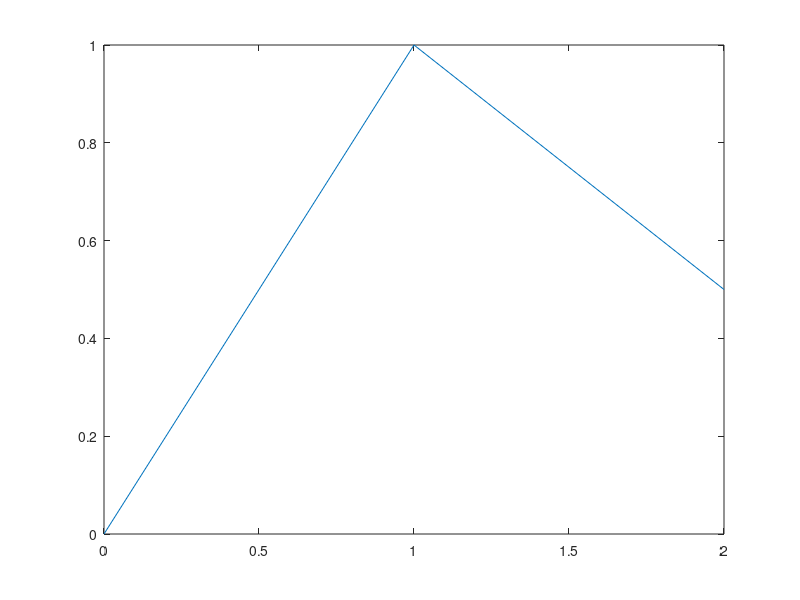

Recreate this plot in MATLAB. (Note: this script raises an error after producing the figure.)
function summary=runM70ApiContractTests(outputDirectory)
%RUNM70APICONTRACTTESTS Freeze-candidate public calls with a real compiler.
    root=fileparts(fileparts(mfilename('fullpath')));addpath(fullfile(root,'src'));
    if nargin<1,outputDirectory=fullfile(root,'.audit','m70-api');end
    if exist(outputDirectory,'dir')~=7,mkdir(outputDirectory);end
    f=figure('Visible','off','Color','w');c=onCleanup(@()close(f));
    a=axes('Parent',f);plot(a,[0 1 2],[0 1 .5]);set(a,'Color','w');
    original=jsonencode(m2t2.reader.readFigure(f));
    cases={'defaults',@defaults;'option_failures',@options;'collision',@collision; ...
        'publication',@publication;'rich_auto',@rich;'set_inheritance',@inheritance; ...
        'set_preflight',@preflight;'set_failure_skip',@skipped};
    rows=cell(size(cases,1),3);failures=0;
    for k=1:size(cases,1)
        try,cases{k,2}();state='PASS';detail='';
        catch err,state='FAIL';failures=failures+1;detail=regexprep([err.identifier ' ' err.message],'[\r\n\t]+',' ');end
        rows(k,:)={cases{k,1},state,detail};
    end
    assert(strcmp(original,jsonencode(m2t2.reader.readFigure(f))));
    p=fullfile(outputDirectory,'api-results.tsv');fid=fopen(p,'w');guard=onCleanup(@()fclose(fid));
    fprintf(fid,'case\tstatus\tdetail\n');for k=1:size(rows,1),fprintf(fid,'%s\t%s\t%s\n',rows{k,:});end;clear guard;
    fprintf('%s',fileread(p));assert(failures==0,'M7.0 API contract failed.');
    summary=struct('tests',size(rows,1),'failures',failures);fprintf('M70_API_CONTRACT_PASS: 8/8\n');clear c;
    function defaults()
        r=m2t.export(f,fullfile(outputDirectory,'plot.v1'),'Overwrite',true);shape(r);assert(r.success&&strcmp(r.status,'success'));
        assert(strcmp(r.capability,'supported')&&strcmp(r.profile.name,'none')&&strcmp(r.profile.width,'source'));
        assert(strcmp(r.render.imageBackend.requested,'vector')&&strcmp(r.render.imageBackend.reason,'explicit_vector'));
        expected=fullfile(outputDirectory,'plot.v1.tex');
        if isempty(regexp(expected,'^(?:[A-Za-z]:[\\/]|[\\/])','once')),expected=fullfile(pwd,expected);end
        assert(strcmp(r.texPath,expected)&&isempty(r.logPath)&&isempty(r.render.assets));
    end
    function options()
        pairs={{'Unknown',true},{'Overwrite',1},{'Width','source'},{'Profile','missing'},{'ImageBackend','invalid'}};
        codes={'M2T:E001:InvalidArgument','M2T:E001:InvalidArgument','M2T:PROFILE_WIDTH_INVALID','M2T:PROFILE_UNKNOWN','M2T:IMAGE_BACKEND_UNKNOWN'};
        for j=1:numel(pairs)
            r=m2t.export(f,fullfile(outputDirectory,'invalid'),pairs{j}{:});shape(r);
            assert(~r.success&&strcmp(r.status,'export_failed')&&strcmp(r.diagnostics(1).code,codes{j}));
        end
        assert(exist(fullfile(outputDirectory,'invalid.tex'),'file')~=2);
    end
    function collision()
        base=fullfile(outputDirectory,'plot.v1');before=fileread([base '.tex']);r=m2t.export(f,base);shape(r);
        assert(~r.success&&strcmp(r.diagnostics(1).code,'M2T:E003:OutputExists')&&strcmp(before,fileread([base '.tex'])));
    end
    function publication()
        r=m2t.export(f,fullfile(outputDirectory,'profile'),'pRoFiLe','PUBLICATION','Width','DOUBLE-COLUMN','Overwrite',false,'Overwrite',true);shape(r);
        assert(r.success&&r.profile.widthMillimeters==170&&strcmp(r.profile.width,'double-column'));
    end
    function rich()
        g=figure('Visible','off','Color','w');cg=onCleanup(@()close(g));ax=axes('Parent',g);image('Parent',ax,'CData',cat(3,[1 0;0 1],[0 1;1 0],zeros(2)));set(ax,'Color','w');
        r=m2t.export(g,fullfile(outputDirectory,'forced'));shape(r);assert(~r.success&&strcmp(r.status,'export_failed')&&strcmp(r.capability,'supported'));
        assert(strcmp(r.diagnostics(1).code,'M2T2:E053:UnsupportedVectorRichImage')&&strcmp(r.diagnostics(1).stage,'planning'));
        r=m2t.export(g,fullfile(outputDirectory,'rgb'),'ImageBackend','AUTO','Overwrite',true);shape(r);assert(r.success&&numel(r.render.assets)==1);
        assert(strcmp(r.render.imageBackend.reason,'truecolor_requires_hybrid')&&strcmp(r.render.imageBackend.policy.id,'default-v1'));clear cg;
    end
    function inheritance()
        e=struct('figure',{f,f},'name',{'first','second'},'width',{[],'double-column'});
        r=m2t.exportSet(e,fullfile(outputDirectory,'set'),'Profile','publication','ImageBackend','auto','Overwrite',true);
        assert(r.success&&r.summary.succeeded==2&&isempty(r.diagnostics));
        assert(strcmp(r.entries(1).effective.width,'single-column')&&strcmp(r.entries(2).effective.width,'double-column'));
        for j=1:2,shape(r.entries(j).result);end
        m=jsondecode(fileread(r.manifestPath));assert(m.schemaVersion==1&&m.defaults.continueOnError&&strcmp(m.figures(1).tex,'first.tex'));
        assert(strcmp(m.figures(2).backendReason,'no_image_layer')&&isempty(strfind(fileread(r.manifestPath),outputDirectory)));
    end
    function preflight()
        e=struct('figure',{f,f},'name',{'Same','same'});out=fullfile(outputDirectory,'invalid-set');
        r=m2t.exportSet(e,out);assert(~r.success&&strcmp(r.status,'invalid_set')&&isempty(r.entries));
        assert(strcmp(r.diagnostics(1).code,'M2T:SET_DUPLICATE_NAME')&&exist(out,'dir')~=7);
    end
    function skipped()
        g=figure('Visible','off','Color','w');cg=onCleanup(@()close(g));ax=axes('Parent',g,'Color','w');hggroup('Parent',ax);
        e=struct('figure',{g,f},'name',{'bad','later'});r=m2t.exportSet(e,fullfile(outputDirectory,'stopped'),'ContinueOnError',false,'Overwrite',true);
        assert(~r.success&&strcmp(r.status,'failed')&&r.summary.unsupported==1&&r.summary.skipped==1&&r.summary.failed==0);
        assert(isempty(r.diagnostics)&&strcmp(r.entries(2).result.diagnostics(1).code,'M2T:SET_SKIPPED_AFTER_FAILURE'));
        m=jsondecode(fileread(r.manifestPath));assert(strcmp(m.figures(2).status,'skipped')&&strcmp(m.figures(2).selectedImageBackend,''));clear cg;
    end
end
function shape(r)
    assert(all(isfield(r,{'success','status','capability','texPath','pdfPath','logPath','backend','render','compiler','profile','diagnostics','timings'})));
    assert(islogical(r.success)&&isscalar(r.success)&&strcmp(r.backend,'pgfplots')&&strcmp(r.compiler,'lualatex'));
    assert(all(isfield(r.render,{'requestedImageBackend','effectiveImageBackend','imageBackend','assets'})));
    assert(all(isfield(r.render.imageBackend,{'requested','selected','reason','policy','imageLayerCount','maxImageCells'})));
    assert(all(isfield(r.profile,{'name','width','widthMillimeters','figureSize','figureSizeUnit'})));
    assert(all(isfield(r.timings,{'analysis','export','compile','validation','total'})));
    assert(all(isfield(r.diagnostics,{'severity','code','message','stage'})));
end
